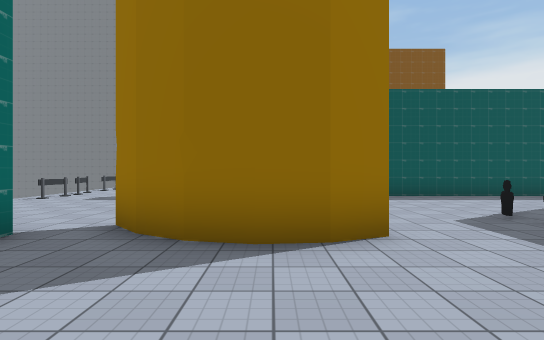
View 1 (above)

23 first-person views from a walk through a scene from a Unity 3-D project. The camera is 1.5 m above the floor, looks level and sees 80° across. The floor is counted in squares, 2 m on a side. Each view is taken from the middle of a square. On the plan, view 1 faces up. The plan holds only what a view shows up to about 11 squares ahead; the rest is blank. The place goes on beyond the plan. The player is left out. Some animated figures are left out. Some surface patterns are stand-ins.

View 2
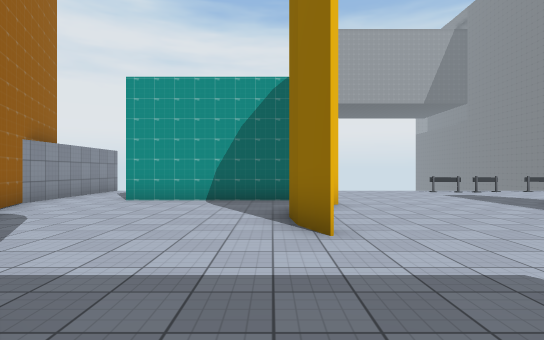

View 3
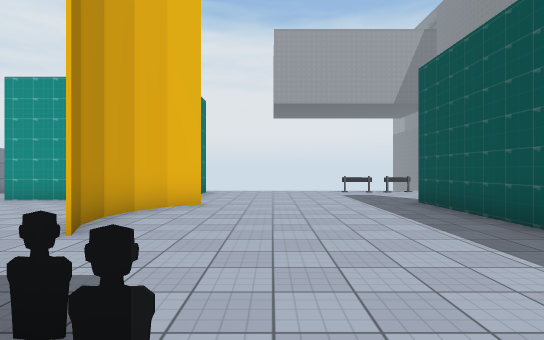

View 4
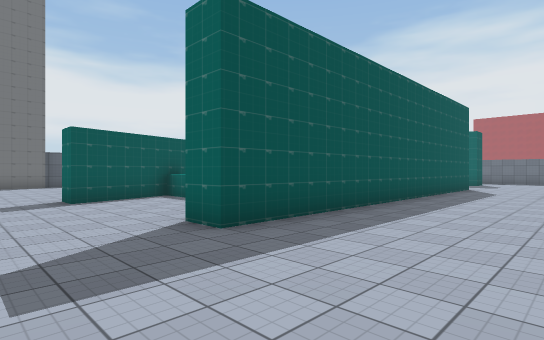

View 5
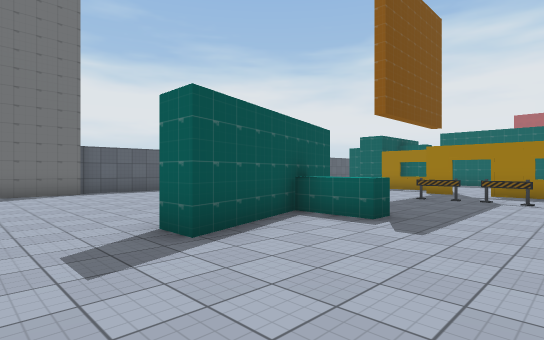

View 6
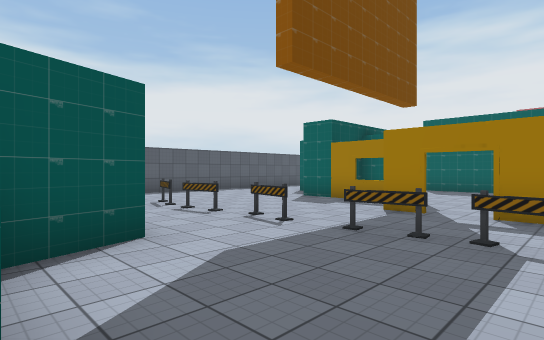

View 7
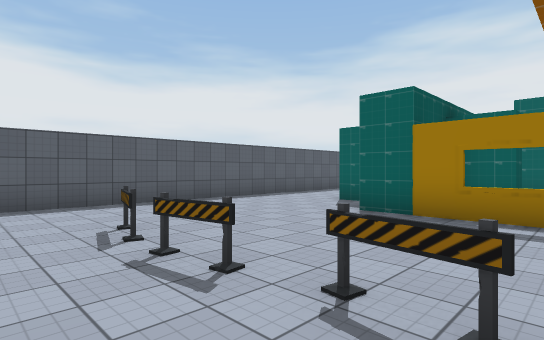

View 8
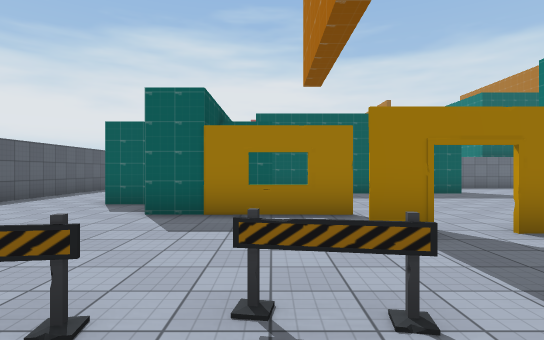

View 9
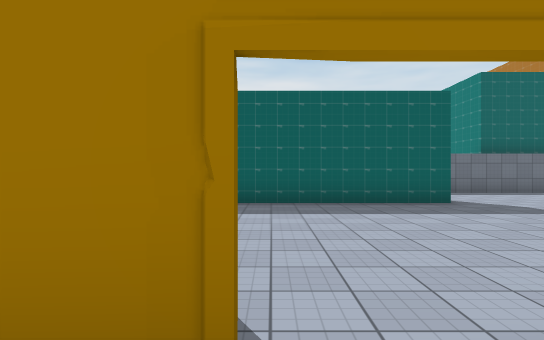

View 10
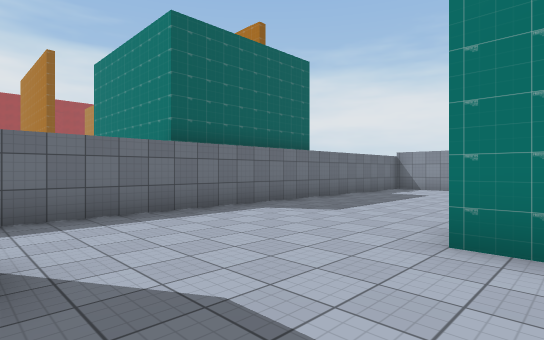

View 11
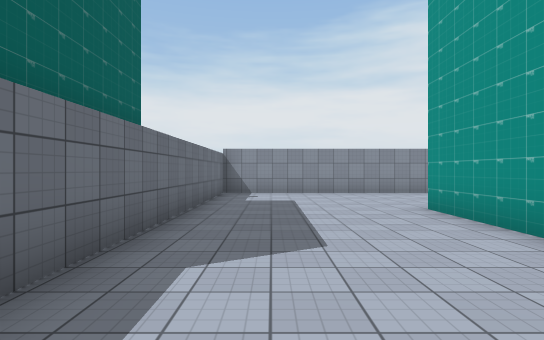

View 12
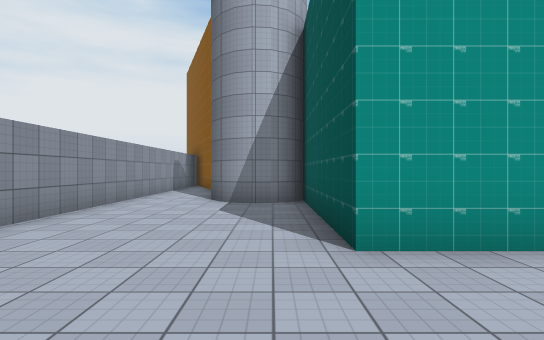

View 13
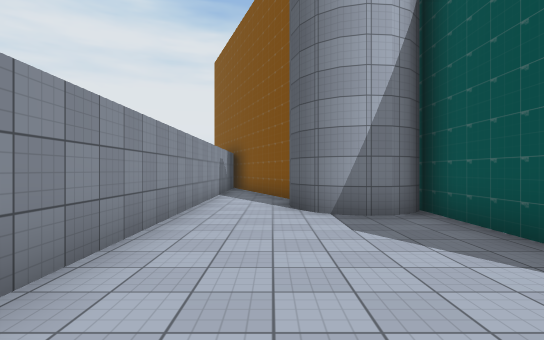

View 14
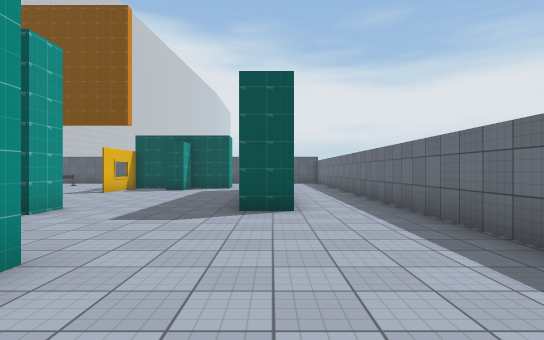

View 15
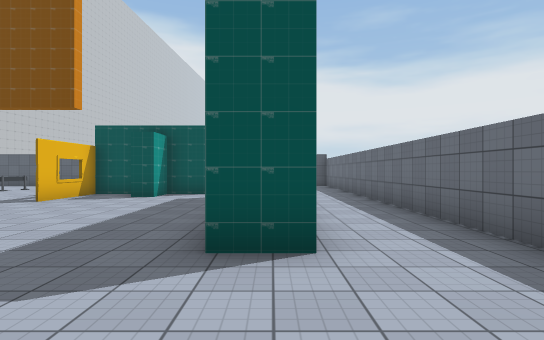

View 16
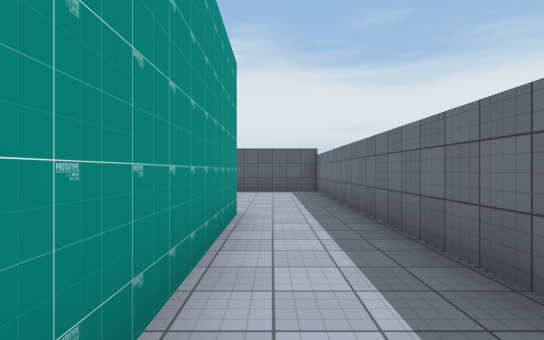

View 17
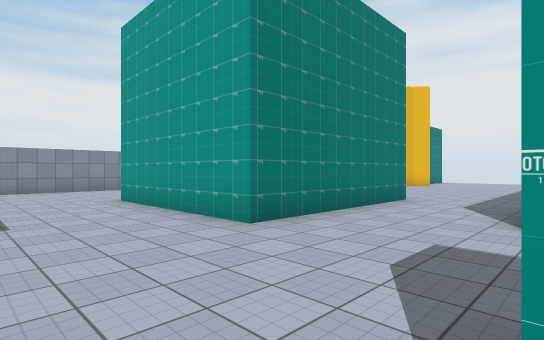

View 18
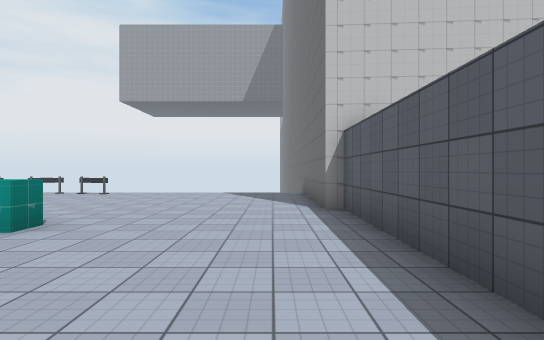

View 19
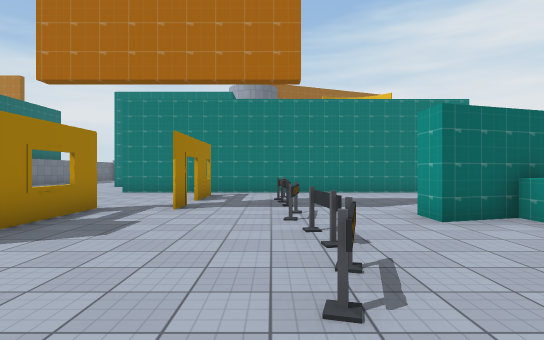

View 20
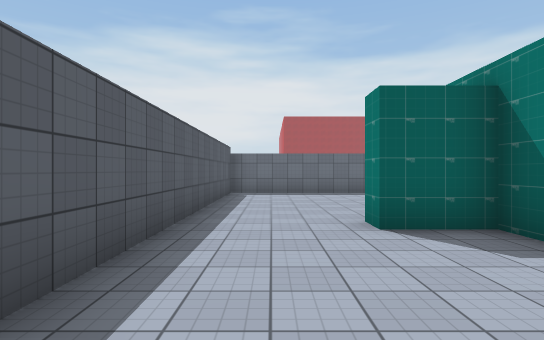

View 21
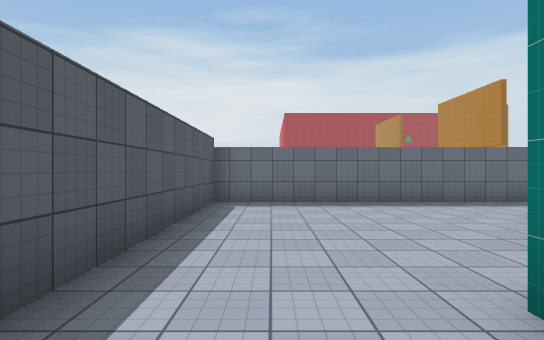

View 22
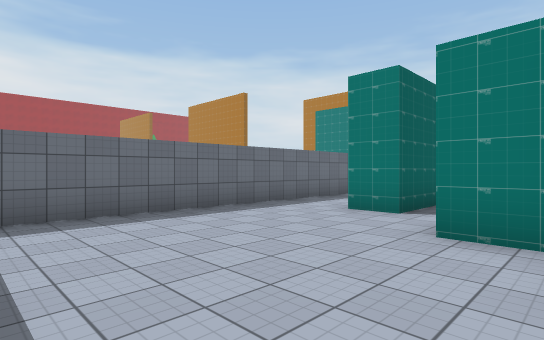

View 23
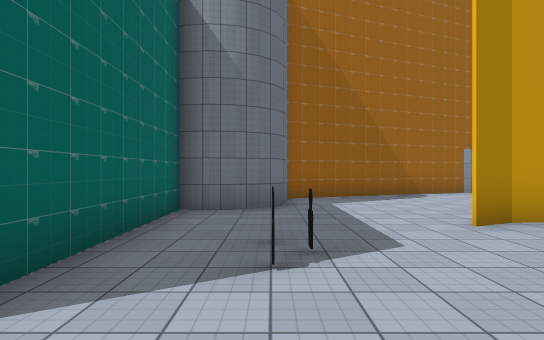

### Floor plan
Ten units are one square. View 1 is at (0, 0); x grows to the right and y downward. Boxes are objects, and circles mark ways between rooms. Rooms are numbered by the first view taken in them; rooms with no view inside come last. Other rooms are left out.
<svg viewBox="-75 -229 236 260">
<path fill="none" stroke="#000" d="M-30 -39 -30 6M14 -37 6 -34 -2 -33 -9 -34 -16 -38M37 -10 39 -14 42 -17 49 -20M-60 26 -23 26 37 3M58 -115 58 -131M58 -140 58 -149M74 -146 74 -183M58 -66 110 -66 110 -18 60 -18M1 -134 -4 -134 -4 -150M-9 -103 90 -103 90 -94 -25 -94 -25 -104M-4 -158 16 -164 16 -156 -31 -142 -31 -150M91 -181 91 -196 98 -196M110 -171 97 -171 97 -160 91 -160 91 -171 75 -171 75 -146M135 -99 124 -99 124 -165 134 -165 134 -116M102 -181 114 -181M-5 -179 1 -179M49 -20 59 -18M46 -19 52 -20M58 -19 58 -60M-21 -45 -16 -39 -9 -35 -2 -33 6 -34 13 -37M64 -14 67 -10M-16 -38 -21 -44M66 -12 67 -3 62 4 53 6M68 -8 65 1 58 5M38 5 10 16M-59 -38 -51 -38M11 26 156 26 156 -224 -21 -224 -22 -220 -70 -220"/>
<rect x="-65" y="-95" width="10" height="10" fill="#bbb"><title>barrier</title></rect>
<rect x="-65" y="-105" width="10" height="10" fill="#bbb"><title>other object</title></rect>
<rect x="-65" y="-145" width="10" height="10" fill="#bbb"><title>barrier</title></rect>
<rect x="-65" y="-155" width="10" height="10" fill="#bbb"><title>barrier</title></rect>
<rect x="25" y="-185" width="10" height="20" fill="#bbb"><title>barrier</title></rect>
<rect x="25" y="-195" width="10" height="10" fill="#bbb"><title>barrier</title></rect>
<rect x="35" y="-55" width="10" height="10" fill="#bbb"><title>other object</title></rect>
<rect x="35" y="-135" width="10" height="20" fill="#bbb"><title>barrier</title></rect>
<rect x="35" y="-145" width="10" height="10" fill="#bbb"><title>barrier</title></rect>
<rect x="35" y="-165" width="10" height="10" fill="#bbb"><title>barrier</title></rect>
<circle cx="30" cy="-20" r="3" fill="#2a7"/>
<text x="-10" y="0">1</text>
<text x="50" y="-110">2</text>
</svg>
Room 1 opens to room 2.

Where each view was taken, in squares from view 1:
view 1: 0 up, 0 right, facing up
view 2: 3 up, 5 right, facing left
view 3: 6 up, 5 right, facing left
view 4: 6 up, 5 left, facing up-right
view 5: 11 up, 5 left, facing up-right
view 6: 12 up, 0 right, facing up-right
view 7: 15 up, 2 right, facing up-right
view 8: 16 up, 2 right, facing right
view 9: 14 up, 5 right, facing right
view 10: 10 up, 10 right, facing down-right
view 11: 8 up, 14 right, facing down
view 12: 1 up, 14 right, facing left
view 13: 1 down, 12 right, facing left
view 14: 4 up, 13 right, facing up
view 15: 7 up, 13 right, facing up
view 16: 11 up, 14 right, facing up
view 17: 10 up, 14 right, facing down-left
view 18: 21 up, 4 right, facing left
view 19: 21 up, 4 right, facing down
view 20: 21 up, 5 right, facing right
view 21: 21 up, 8 right, facing right
view 22: 22 up, 10 right, facing down-right
view 23: 8 up, 4 right, facing down
